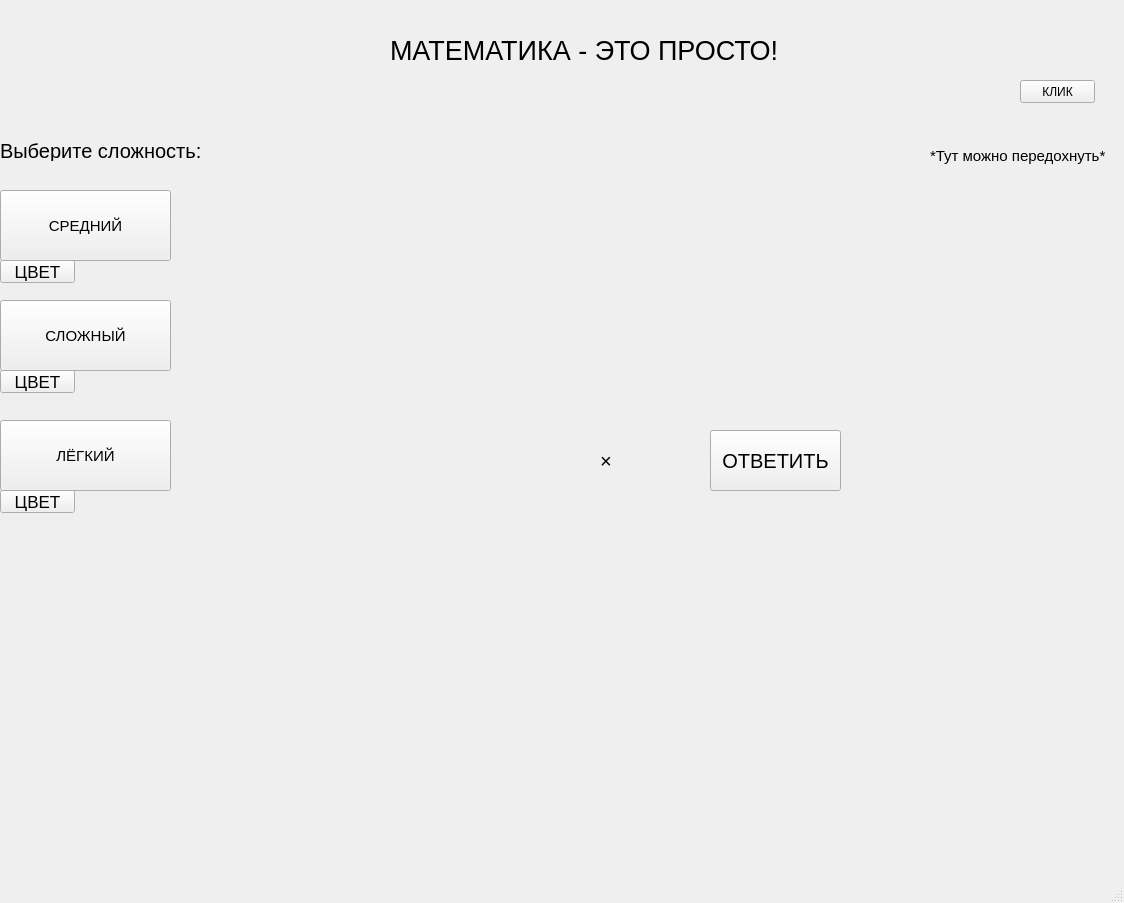
<?xml version="1.0" encoding="UTF-8"?>
<ui version="4.0">
 <class>window</class>
 <widget class="QMainWindow" name="window">
  <property name="geometry">
   <rect>
    <x>0</x>
    <y>0</y>
    <width>1124</width>
    <height>903</height>
   </rect>
  </property>
  <property name="cursor">
   <cursorShape>ArrowCursor</cursorShape>
  </property>
  <property name="focusPolicy">
   <enum>Qt::NoFocus</enum>
  </property>
  <property name="contextMenuPolicy">
   <enum>Qt::DefaultContextMenu</enum>
  </property>
  <property name="windowTitle">
   <string>Проект</string>
  </property>
  <widget class="QWidget" name="centralwidget">
   <widget class="QLabel" name="label">
    <property name="geometry">
     <rect>
      <x>390</x>
      <y>0</y>
      <width>401</width>
      <height>101</height>
     </rect>
    </property>
    <property name="font">
     <font>
      <pointsize>20</pointsize>
     </font>
    </property>
    <property name="text">
     <string>МАТЕМАТИКА - ЭТО ПРОСТО!</string>
    </property>
   </widget>
   <widget class="QPushButton" name="Easy">
    <property name="geometry">
     <rect>
      <x>0</x>
      <y>420</y>
      <width>171</width>
      <height>71</height>
     </rect>
    </property>
    <property name="font">
     <font>
      <pointsize>11</pointsize>
     </font>
    </property>
    <property name="cursor">
     <cursorShape>UpArrowCursor</cursorShape>
    </property>
    <property name="text">
     <string>ЛЁГКИЙ</string>
    </property>
   </widget>
   <widget class="QPushButton" name="Hard">
    <property name="geometry">
     <rect>
      <x>0</x>
      <y>300</y>
      <width>171</width>
      <height>71</height>
     </rect>
    </property>
    <property name="font">
     <font>
      <pointsize>11</pointsize>
     </font>
    </property>
    <property name="text">
     <string>СЛОЖНЫЙ</string>
    </property>
   </widget>
   <widget class="QLabel" name="label_2">
    <property name="geometry">
     <rect>
      <x>0</x>
      <y>140</y>
      <width>201</width>
      <height>21</height>
     </rect>
    </property>
    <property name="font">
     <font>
      <pointsize>15</pointsize>
     </font>
    </property>
    <property name="text">
     <string>Выберите сложность:</string>
    </property>
   </widget>
   <widget class="QPushButton" name="colorEasy">
    <property name="geometry">
     <rect>
      <x>0</x>
      <y>490</y>
      <width>75</width>
      <height>23</height>
     </rect>
    </property>
    <property name="font">
     <font>
      <pointsize>13</pointsize>
     </font>
    </property>
    <property name="text">
     <string>ЦВЕТ</string>
    </property>
   </widget>
   <widget class="QPushButton" name="colorNormal">
    <property name="geometry">
     <rect>
      <x>0</x>
      <y>260</y>
      <width>75</width>
      <height>23</height>
     </rect>
    </property>
    <property name="font">
     <font>
      <pointsize>13</pointsize>
     </font>
    </property>
    <property name="text">
     <string>ЦВЕТ</string>
    </property>
   </widget>
   <widget class="QPushButton" name="colorHard">
    <property name="geometry">
     <rect>
      <x>0</x>
      <y>370</y>
      <width>75</width>
      <height>23</height>
     </rect>
    </property>
    <property name="font">
     <font>
      <pointsize>13</pointsize>
     </font>
    </property>
    <property name="text">
     <string>ЦВЕТ</string>
    </property>
   </widget>
   <widget class="QPushButton" name="Normal">
    <property name="geometry">
     <rect>
      <x>0</x>
      <y>190</y>
      <width>171</width>
      <height>71</height>
     </rect>
    </property>
    <property name="font">
     <font>
      <pointsize>11</pointsize>
     </font>
    </property>
    <property name="text">
     <string>СРЕДНИЙ</string>
    </property>
   </widget>
   <widget class="QLabel" name="label_3">
    <property name="geometry">
     <rect>
      <x>930</x>
      <y>100</y>
      <width>191</width>
      <height>111</height>
     </rect>
    </property>
    <property name="font">
     <font>
      <pointsize>11</pointsize>
     </font>
    </property>
    <property name="text">
     <string>*Тут можно передохнуть*</string>
    </property>
   </widget>
   <widget class="QPushButton" name="KLIK">
    <property name="geometry">
     <rect>
      <x>1020</x>
      <y>80</y>
      <width>75</width>
      <height>23</height>
     </rect>
    </property>
    <property name="text">
     <string>КЛИК</string>
    </property>
   </widget>
   <widget class="QLabel" name="label_4">
    <property name="geometry">
     <rect>
      <x>730</x>
      <y>360</y>
      <width>261</width>
      <height>211</height>
     </rect>
    </property>
    <property name="font">
     <font>
      <pointsize>15</pointsize>
     </font>
    </property>
    <property name="text">
     <string>=?</string>
    </property>
   </widget>
   <widget class="QLabel" name="label_5">
    <property name="geometry">
     <rect>
      <x>600</x>
      <y>390</y>
      <width>141</width>
      <height>141</height>
     </rect>
    </property>
    <property name="font">
     <font>
      <pointsize>15</pointsize>
     </font>
    </property>
    <property name="text">
     <string>×</string>
    </property>
   </widget>
   <widget class="QPushButton" name="otvet">
    <property name="geometry">
     <rect>
      <x>710</x>
      <y>430</y>
      <width>131</width>
      <height>61</height>
     </rect>
    </property>
    <property name="font">
     <font>
      <pointsize>15</pointsize>
     </font>
    </property>
    <property name="text">
     <string>ОТВЕТИТЬ</string>
    </property>
   </widget>
  </widget>
  <widget class="QMenuBar" name="menubar">
   <property name="geometry">
    <rect>
     <x>0</x>
     <y>0</y>
     <width>1124</width>
     <height>21</height>
    </rect>
   </property>
  </widget>
  <widget class="QStatusBar" name="statusbar"/>
 </widget>
 <resources/>
 <connections/>
</ui>
